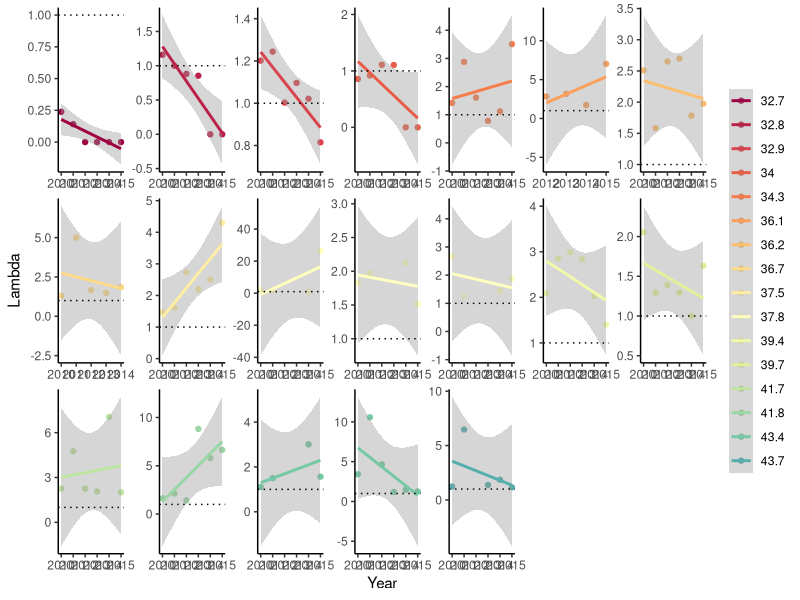

The R source for this figure:
#### PROJECT: Genomic offsets and demographic trajectories of Mimulus cardinalis populations during extreme drought
#### PURPOSE OF THIS SCRIPT: Calculate slopes of lambda versus year as a metric of the rate of demographic decline during drought
#### AUTHOR: Amy Angert
#### DATE LAST MODIFIED: 20230612


#*******************************************************************************
#### 0. Clean workspace and load required packages
#*******************************************************************************

# Remove objects and clear workspace
rm(list = ls(all=TRUE))

# Make vector of packages needed
packages_needed <- c("tidyverse", "RColorBrewer")

# Install packages needed (if not already installed)
for (i in 1:length(packages_needed)){
  if(!(packages_needed[i] %in% installed.packages())){install.packages(packages_needed[i])}
}

# Load packages needed
for (i in 1:length(packages_needed)){
  library(packages_needed[i], character.only = TRUE)
}


#*******************************************************************************
### 1. Read in lambda estimates for each site and year
#*******************************************************************************
dat <- read.csv("data/demography data/siteYear.lambda_2010-2016.csv")

# Note: Mill Creek only has three annual transition estimates (because of 100% plot wash-out in 2010 and flooding that prevented site access in 2013), so Mill Creek should be removed from calculations of demographic trajectories  
dat <- dat %>% filter(Site!="Mill Creek")

#*******************************************************************************
### 2. Visualize estimates over time for each site
#*******************************************************************************

# N-S color gradient
lat_cols=colorRampPalette(brewer.pal(11,"Spectral"))
n.sites <- length(unique(dat$Site))
color.list <- lat_cols(n.sites)

ggplot(dat, aes(x=Year, y=lambda, color=as.factor(round(Latitude, 1)))) +
  geom_point() +
  geom_smooth(method="lm") +
  scale_color_manual(values=color.list) +
  ylab("Lambda") +
  #ylim(0,2) +
  geom_hline(yintercept=1, linetype="dotted") +
  facet_wrap(~Latitude, scale="free", nrow=3) +
  theme_classic() +
  theme(strip.background = element_blank(), strip.text.x = element_blank(),
        legend.title = element_blank())
# Note: some sites' slopes (e.g., Buck Meadows) are getting pulled up by 2015-16, which had very high recruitment and we assume indicated relatively early recovery. This is part of the rationale for calculating rates of decline as slope until 2014-15.

#*******************************************************************************
### 3. Calculate slopes of lambda over time for each site
#*******************************************************************************

# with cleaned lambdas, all years
site.vec <- unique(dat$Site)
slopes.lam <- c()
site.lam <- c()

for (i in 1:length(site.vec)) {
  dat.site <- dat %>% filter(Site==site.vec[i]) 
  mod <- lm(lambda ~ Year, dat.site)
  slopes.lam[i] <- coefficients(mod)[2]
  site.lam[i] <- site.vec[i]
}

slopes.lambda <- bind_cols(site.lam, slopes.lam) %>% 
  dplyr::select(Site=...1, Lambda.Slope.1011.1516=...2) 

# with cleaned lambdas, only through 2014-15 because of early recovery at some sites
site.vec <- unique(dat$Site)
slopes.lam.14 <- c()
site.lam <- c()

for (i in 1:length(site.vec)) {
  dat.site <- dat %>% filter(Year<2015) %>% filter(Site==site.vec[i]) 
  mod <- lm(lambda ~ Year, dat.site)
  slopes.lam.14[i] <- coefficients(mod)[2]
  site.lam[i] <- site.vec[i]
}

slopes.lambda.14 <- bind_cols(site.lam, slopes.lam.14) %>% 
  dplyr::select(Site=...1, Lambda.Slope.1011.1415=...2) 


# Add Latitude and other covariates back in
covar <- dat %>% 
  dplyr::select(Site, Latitude, Longitude, Elevation, Region, RegionRank) %>% 
  unique()

slopes.lambda <- left_join(slopes.lambda, slopes.lambda.14) %>% left_join(covar, by="Site") 


#*******************************************************************************
### 4. Calculate mean lambda during drought for each site
#*******************************************************************************

dat.mean <- dat %>% 
  group_by(Latitude, Site) %>% 
  filter(Year==2012|Year==2013|Year==2014) %>% 
  na.omit() %>% 
  summarize(mean.lambda = exp(mean(log(lambda)))) #GEOMETRIC mean

# Join to slopes
demog.response <- left_join(slopes.lambda, dat.mean) %>% 
  dplyr::select(Site, Latitude, Longitude, Elevation, Region, lambda.slope.all=Lambda.Slope.1011.1516, lambda.slope.trunc=Lambda.Slope.1011.1415, lambda.mean=mean.lambda)

# Save to .csv file 
write.csv(demog.response,"data/demography data/siteYear.lambda_responses_2010-2015.csv",row.names=FALSE)

